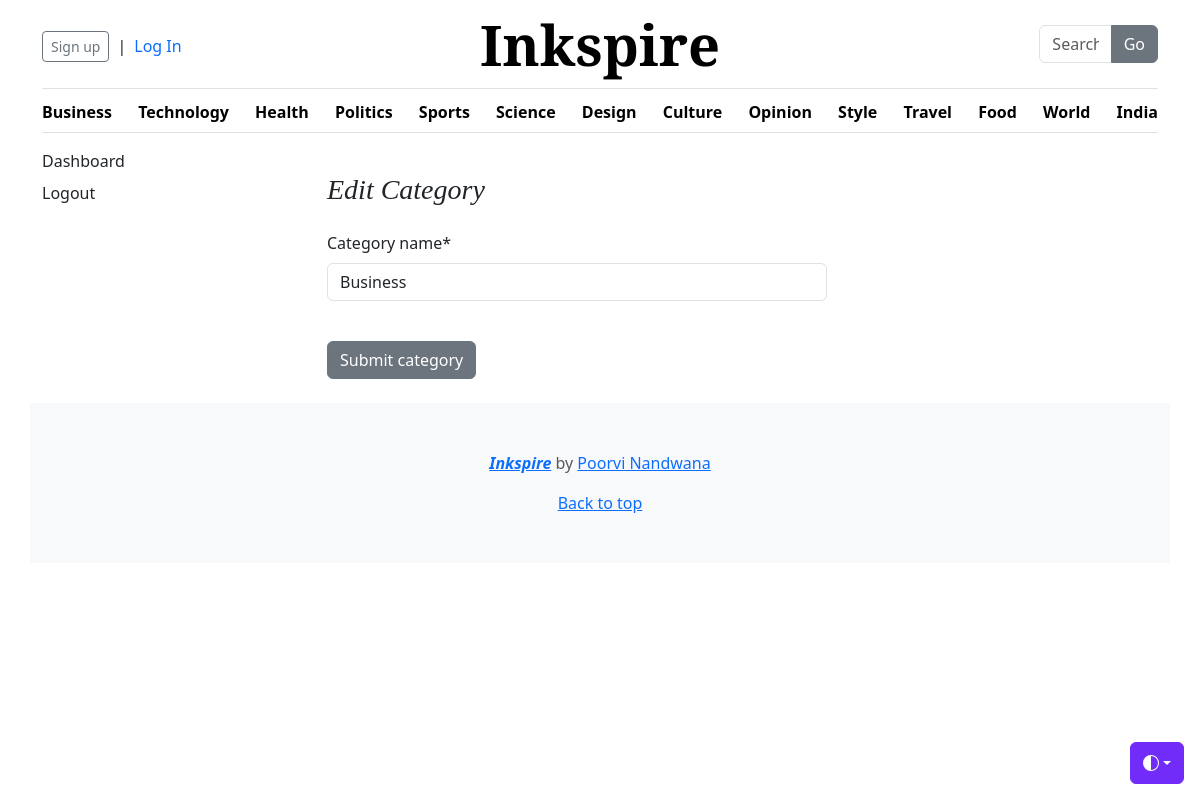
The page /dashboard/categories/edit/1/ on the database its author committed.
### BlogApp/models.py (models this page shows, shortened)
class Category (models.Model):
    category_name = models.CharField(max_length=50, unique=True)
    created_at = models.DateTimeField(auto_now_add = True)
    updated_at = models.DateTimeField(auto_now_add= True)
    class Meta:
        verbose_name_plural = 'Categories'

### dashboards/views.py (the view)
# urls.py: path('categories/edit/<int:pk>/', views.edit_categories, name='edit_categories'),
def edit_categories(request,pk):
    category = get_object_or_404(Category, pk=pk)
    if request.method == 'POST':
        form = CategoryForm(request.POST, instance=category)
        if form.is_valid():
            form.save()
            return redirect('categories')
    form = CategoryForm(instance=category)
    context = {
        'form': form,
        'category': category,
    }
    return render(request, 'dashboards/edit_categories.html', context)

### dashboards/forms.py
class CategoryForm(forms.ModelForm):
    class Meta:
        model = Category
        fields = '__all__'

### BlogApp/context_processors.py (called while the page is built)
def get_categories(request):
    categories = Category.objects.all()
    return dict(categories = categories)

### templates/dashboards/edit_categories.html (shortened to what this page needs)
{% extends "base/base.html" %}
{% block content %}
<div class="container">
        <div class="row">
       <div class="col-md-3">
            <div class="d-flex flex-column" aria-orientation="vertical" >
                <a href="{% url 'dashboard' %}" class="nav-link text-body mb-2 {% if '/dashboard/' == request.path %}bg-secondary{% endif %}">Dashboard</a>
                <a href="{% url 'logout' %}" class="nav-link text-body">Logout</a>
            </div>
       </div>
{% load crispy_forms_tags %}
       <div class="col-md-9">
            <h3 class="my-4">Edit Category</h3>
            <form method="post" action="{% url 'edit_categories' category.id %}" style="width: 500px;">
                {{ form|crispy }}
                <br>
                <button type="submit" class="btn btn-secondary">Submit category</button>
                <br>
                <br>
            </form>
</div>
{% endblock %}

### templates/base/header.html (shortened to what this page needs)
{% load static %}
<!doctype html>
<html lang="en" data-bs-theme="auto">
  <head>
    <link rel="stylesheet" href="https://cdnjs.cloudflare.com/ajax/libs/font-awesome/4.7.0/css/font-awesome.min.css">
    <link
      href="https://cdn.jsdelivr.net/npm/bootstrap@5.3.8/dist/css/bootstrap.min.css"
      rel="stylesheet"
    />
    <link href="{% static 'css/blog.css' %}" rel="stylesheet" />
    <link href="https://cdn.jsdelivr.net/npm/bootstrap@5.3.3/dist/css/bootstrap.min.css" rel="stylesheet">
  </head>
  <body>
    <div class="dropdown position-fixed bottom-0 end-0 mb-3 me-3 bd-mode-toggle">
      <button class="btn btn-bd-secondary py-2 dropdown-toggle d-flex align-items-center" id="bd-theme" type="button" aria-expanded="false" data-bs-toggle="dropdown" aria-label="Toggle theme (auto)">
        <svg class="bi my-1 theme-icon-active" aria-hidden="true">
          <use href="#circle-half"></use>
        </svg>
      </button>
    </div>
    <div class="container">
      <header class="border-bottom lh-1 py-3">
        <div class="row flex-nowrap justify-content-between align-items-center">
    <div class="col-4 pt-1 d-flex align-items-center">
    {% if not user.is_authenticated %}
    <a class="btn btn-sm btn-outline-secondary" href="{% url 'register' %}">Sign up</a>
    <span class="mx-2">|</span>
    <a class="text-decoration-none" href="{% url 'login' %}">Log In</a>
    {% else %}
    <span class="me-3"><a href="{% url 'dashboard' %}" class="btn btn-secondary">{{ user.first_name|default:user.username }}'s Dashboard</a></span>
      <span><a href="{% url 'logout' %}">Log Out</a></span>
    {% endif %}
    </div>
          <div class="col-4 text-center">
            <a class="blog-header-logo text-body-emphasis text-decoration-none" href="/">Inkspire</a>
          </div>
          <div class="col-4 d-flex justify-content-end align-items-center">
            <div class="col-4">
              <form action={% url 'search' %} method="GET">
                <div class="input-group">
                  <input class="form-control" name="keyword" type="text" placeholder="Search">
                  <button class="btn btn-secondary" id="button-search" type="submit">Go</button>
                </div>
              </form>
            </div>
        </div>
      </header>
      <div class="nav-scroller py-1 mb-3 border-bottom">
        <nav class="nav nav-underline justify-content-between">
          {% for cat in categories %}
          <a class="nav-item nav-link link-body-emphasis active" href="{% url 'posts_by_category' cat.id %}">{{cat.category_name}}</a>
          {% endfor %}
        </nav>
</div>
    </div>

### static/css/blog.css (style rules this page uses)
.blog-header-logo, .display-4 { font-family: "Playfair Display", Georgia, "Times New Roman", serif !important; font-weight: 900 !important; font-size: 3.5rem !important; }
h1, h2, h3, h4, h5, h6 { font-family: Amiri, Georgia, "Times New Roman", serif; font-style: italic; }

### templates/base/header.html (style rules this page uses)
.bi { vertical-align: -0.125em; fill: currentColor; }
.nav-scroller { position: relative; z-index: 2; height: 2.75rem; overflow-y: hidden; }
.nav-scroller .nav { display: flex; flex-wrap: nowrap; padding-bottom: 1rem; margin-top: -1px; overflow-x: auto; text-align: center; white-space: nowrap; -webkit-overflow-scrolling: touch; }
.btn-bd-secondary { --bd-violet-bg: #712cf9; --bd-violet-rgb: 112.520718, 44.062154, 249.437846; --bs-btn-font-weight: 600; --bs-btn-color: var(--bs-white); --bs-btn-bg: var(--bd-violet-bg); --bs-btn-border-color: var(--bd-violet-bg); --bs-btn-hover-color: var(--bs-white); --bs-btn-hover-bg: #6528e0; --bs-btn-hover-border-color: #6528e0; --bs-btn-focus-shadow-rgb: var(--bd-violet-rgb); --bs-btn-active-color: var(--bs-btn-hover-color); --bs-btn-active-bg: #5a23c8; --bs-btn-active-border-color: #5a23c8; }
.bd-mode-toggle { z-index: 1500; }
.bd-mode-toggle .bi { width: 1em; height: 1em; }

### rows shown on the page
Category: category_name "Business"
Category: category_name "Technology"
Category: category_name "Health"
Category: category_name "Politics"
Category: category_name "Sports"
Category: category_name "Science"
Category: category_name "Design"
Category: category_name "Culture"
Category: category_name "Opinion"
Category: category_name "Style"
Category: category_name "Travel"
Category: category_name "Food"
Category: category_name "World"
Category: category_name "India"
